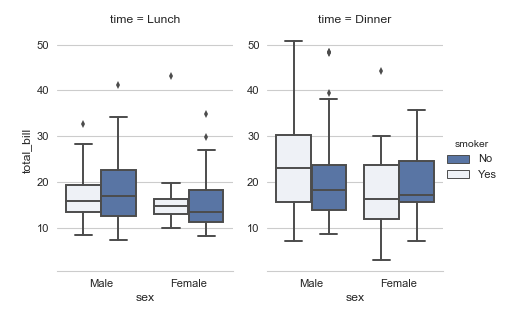

Write Python code to recreate this figure.
g = sns.FacetGrid(tips, col="time", size=4, aspect=.7)
(g.map(sns.boxplot, "sex", "total_bill", "smoker")
  .despine(left=True)
  .add_legend(title="smoker"))  #doctest: +ELLIPSIS
# <seaborn.axisgrid.FacetGrid object at 0x...>
